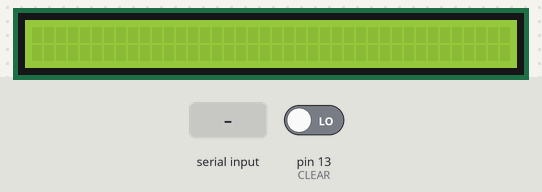
Recording of a sketch running on a simulated Arduino Uno, built with avr-gcc and run on an emulated ATmega328P. Shown: 40×2 character LCD. The inputs (shaded band) are chosen by the test bench; at power-on: pin 13 (CLEAR) LOW.

Above: at 1.7 s.
1.8 s: "1\n" received over Serial
3.3 s: "0\n" received over Serial
At 3.9 s:
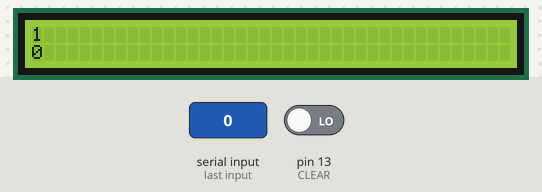
Timing chart, 0 to 6.3 s (numbered marks = the images above; inputs shaded):
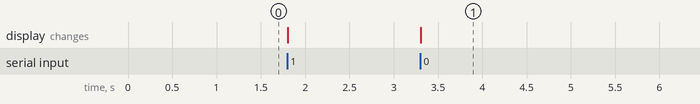

The sketch:

shiTTY.ino
```cpp
#include <LiquidCrystal.h>

#define DB0 2
#define DB1 3
#define DB2 4
#define DB3 5
#define DB4 6
#define DB5 7
#define DB6 8
#define DB7 9

#define RS 10
#define RW 11
#define E 12

#define CLEAR 13

#define WIDTH 40

LiquidCrystal lcd(RS, RW, E, DB0, DB1, DB2, DB3, DB4, DB5, DB6, DB7);

char last_line_buf[WIDTH];

byte cursor_horiz; // cursor is always on the bottom line

byte backslash[7] = {
  B00000,
  B10000,
  B01000,
  B00100,
  B00010,
  B00001,
  B00000,
};

void setup() {
  pinMode(CLEAR, INPUT);
  Serial.begin(9600);
  lcd.begin(WIDTH, 2);
  lcd.createChar(1, backslash);
  delay(500);
  lcd.setCursor(0, 1);
}

bool clearing;
void loop() {
  if (digitalRead(CLEAR) && !clearing) {
    //Serial.println("clearing...");
    robust_clear();
    clearing = true;
  }
  else if (!digitalRead(CLEAR) && clearing) {
    clearing = false;
  }
  else if (Serial.available() > 0) {
    int incoming = Serial.read();
    char c = (char)incoming;
    accept_char(c);
  }
}

bool last_was_newline = false;
void accept_char(char c) {
  if (last_was_newline) {
    scroll_down();
  }
  if (c == '\n') {
    last_was_newline = true;
  }
  else {
    last_was_newline = false;
    if (c == '\\') {
      // backslash translation unit
      do_char((char)1);
    }
    else if (c >= 0x20 && c < 0x7f) {
      // ignore nonprinting
      do_char(c);
    }
  }
}
void robust_clear() {
  lcd.clear();
  lcd.setCursor(0, 1);
  cursor_horiz = 0;
  memset(last_line_buf, 0, WIDTH); // zero buffer
}
void do_char(char c) {
  // add to buffers, print
  // check for line end, scroll if so
  if (cursor_horiz == WIDTH) {
    scroll_down();
  }
  lcd.write(c);
  last_line_buf[cursor_horiz] = c;
  cursor_horiz += 1;
}
void scroll_down() {
  lcd.clear(); // clear lcd
  lcd.print(last_line_buf); // print new top line
  memset(last_line_buf, 0, WIDTH); // zero buffer
  lcd.setCursor(0, 1);
  cursor_horiz = 0;
}
```

Measured:
- after the input at 3.3 s, the display: changes at once (image 1)
